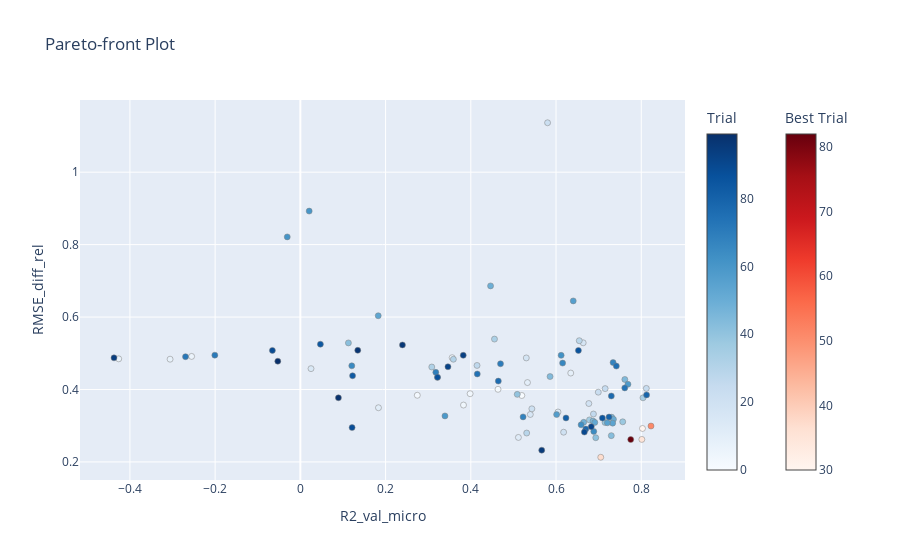
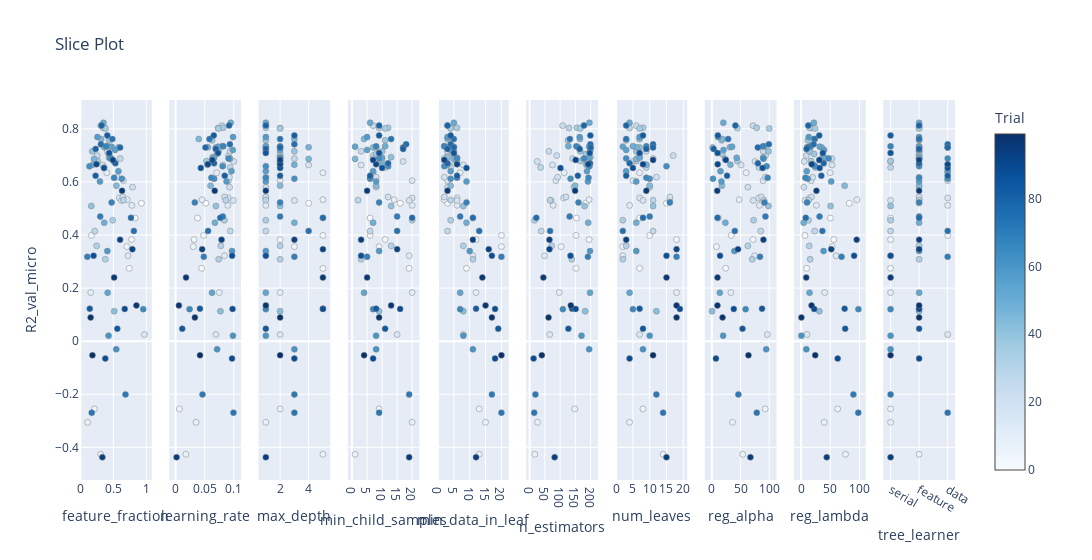
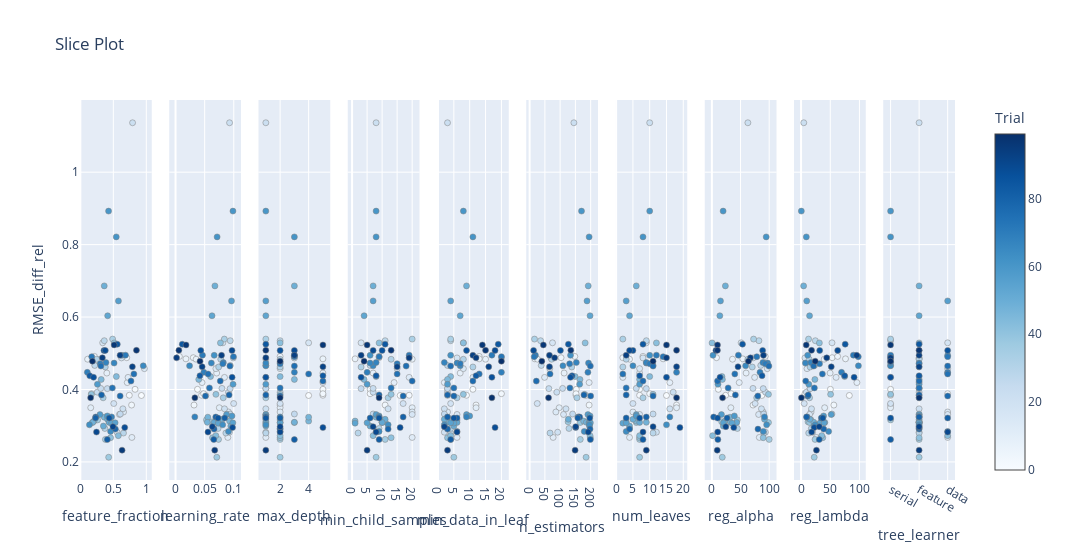

Here is the notebook cell these charts were saved with, in order:
### Code cell
op_results = model_tune.get_optimize_results(
    X_train=X_train_std_1,
    y_train=y_train,
    X_test=X_val_std,
    y_test=y_val,
    cv_type='ts',
    train_size=48,
    val_size=12,
    n_trials=100,
    threshold=0.11,
    model_cls=LGBMRegressor,
    model_params=params.lgbm
    )
